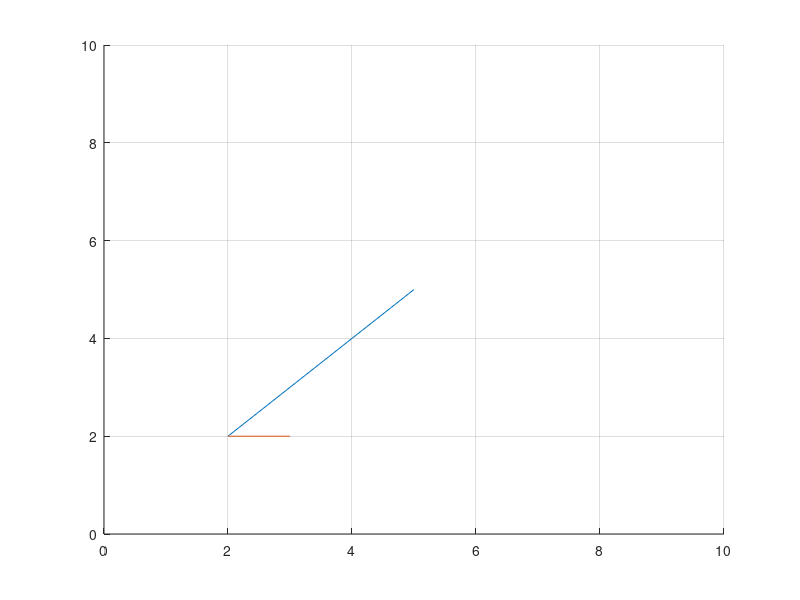

This chart was generated by the following MATLAB code:
%% Line Segment Intersection Finder
% By Matt Audette
% Last Update: 20180116
% Remarks: Still need to do the parallel piece

clc
clear all
close all


%% Construct two line segments from the ends points:

% Line segment 1 is P(s). It consists of the start point a (ax, ay) and
% the end point b (bx, by).
a = [2;2]
b = [5;5]
P = [a,b]

% Line segment 2 is Q(t). It consists of the start point c (cx, cy) and
% the end point d (dx, dy).
c = [2;2]
d = [3;2]
Q = [c,d]

%% Plot it:
figure(1)
hold on
grid on
xlim([0, 10])
ylim([0, 10])
Px = P(1,:)
Py = P(2,:)
Qx = Q(1,:)
Qy = Q(2,:)
plot(Px, Py, Qx, Qy)
hold off




%% Calculate s & t:

% PHI = | bx-ax    cx-dx |  phi = | cx-ax |
%       | by-ay    cy-dy |        | cy-ay |
%
% PHI[s;t] = phi ; therefore [s;t] = inv(PHI)phi


PHI = [ P(:,2) - P(:,1), Q(:,1)-Q(:,2) ]
phi = [ Q(:,1) - P(:,1)]


temp = inv(PHI)*phi;
s = temp(1)
t = temp(2)

%% Determine cases for s & t:
% We will return a boolean "intersect" for the cases of s&t.

%find the determinate of PHI: if it is != 0, the lines are not //
determinant = det(PHI)

%% CASES

%The first filter is if the determinant of PHI. If it is != 0, then the
%lines either cross or do not cross. If det(PHI) == 0, the lines are
%parallel.
if determinant ~= 0 
    % If s&t and both 0 <= x <= 1, then P and Q intersect:
    if ( s >= 0 && s < 1 && t > 0 && t < 1)
        intersect = 1
        disp('Hard edge crossing.');

    % if s or t are negative or greater than 1, then P and Q do not intersect:
    elseif( s < 0 || s > 1 || t < 0 || t > 1)
        intersect = 0
        disp('No intersection');

    % Single point of contact cases:
    elseif( t == 1 || t ==0 || s == 1 )
        intersect = 1
        disp('Single point on contact')

    else %catch all clause- 
        disp('Error- this case was not accounted for!')
        intersect = 5

    end
else %If det(PHI) != 0, the lines are parallel:
    disp('The lines are parallel.')
    %find the specific case for the lines:
    
    %If point c (and thus, d) are colinear with a and b, the line P
    %contains line Q
    
    %If the first column of PHI and the column of phi are on the same line,
    %the matrix will be singular (det = 0).
    %Create this matrix:
    stack = [PHI(:,1), phi]
    stackDet = det(stack)
    
    %% --------------- Attempt to fix the parallel, no overlap, but in line:
    % DOES NOT WORK:
%     testPHI = [ P(:,2) - P(:,1), Q(:,1) ]
%     testphi = [ Q(:,1) - P(:,1)]
%     testtemp = inv(testPHI)*testphi;
%     tests = testtemp(1)
%     testt = testtemp(2)
    %------------
    
    %if temp's det = 0, the lines are Parallel with Infinite overlap
    if stackDet == 0
        disp('And the lines overlap at infinity points.')
        intersect = 1
    %if temp's det ~= 0,  Parallel with NO OVERLAP, 
    %% Problem still: lines are parallel, so not intersect, but are in line. 
    else 
        disp('But the lines do not overlap.')
        intersect = 0
    end
    
end 

